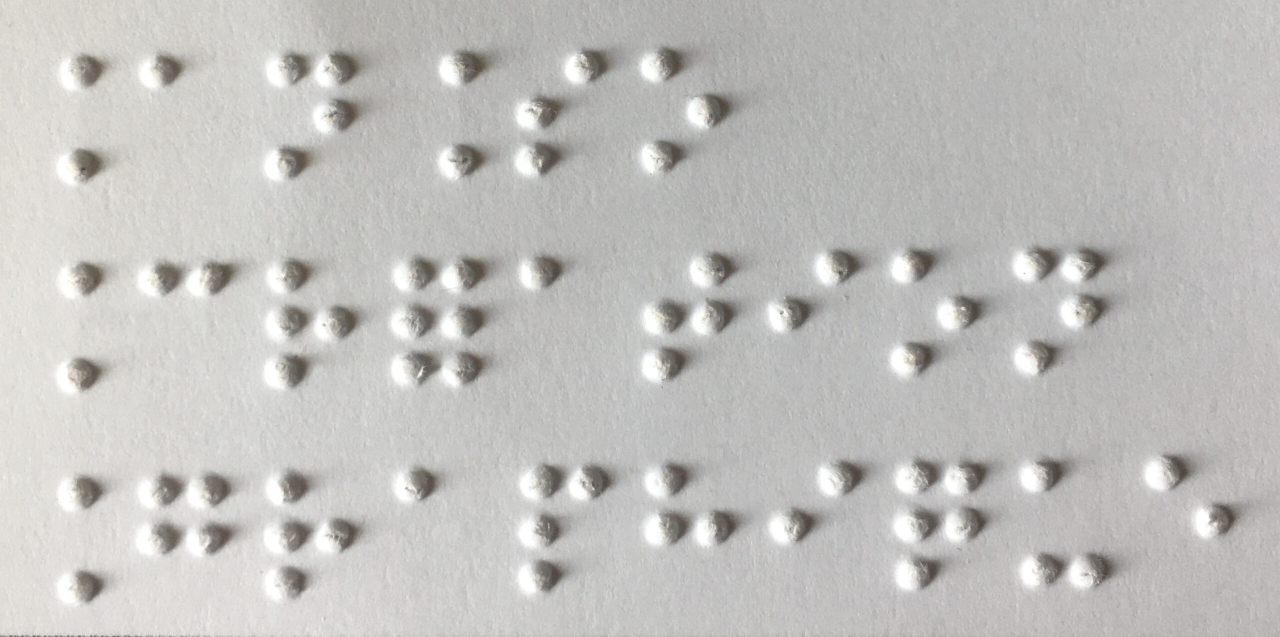
#> input picture braille5.jpg, 2560 x 1273 px (shown at 1/2 size)
$ python detection_braille_numerique.py
#> lines starting #> are read from the running program, lines starting #| are printed output that depends on the picture
import numpy as np
import cv2 as cv

img = cv.imread('braille5.jpg', cv.IMREAD_GRAYSCALE)
#> img: shape (1273, 2560); min 63, max 255, mean 191.5
assert img is not None, "file could not be read, check with os.path. exists()"

# Appliquer un seuil pour la binarisation
# seuil = 200  # Valeur du seuil (0-255)
# _, img = cv.threshold(img, seuil, 255, cv.THRESH_BINARY)

img = cv.medianBlur(img, 5)

# ouverture
kernel = np.ones((11,11),np.uint8)
img = cv.morphologyEx(img, cv.MORPH_ERODE,kernel)
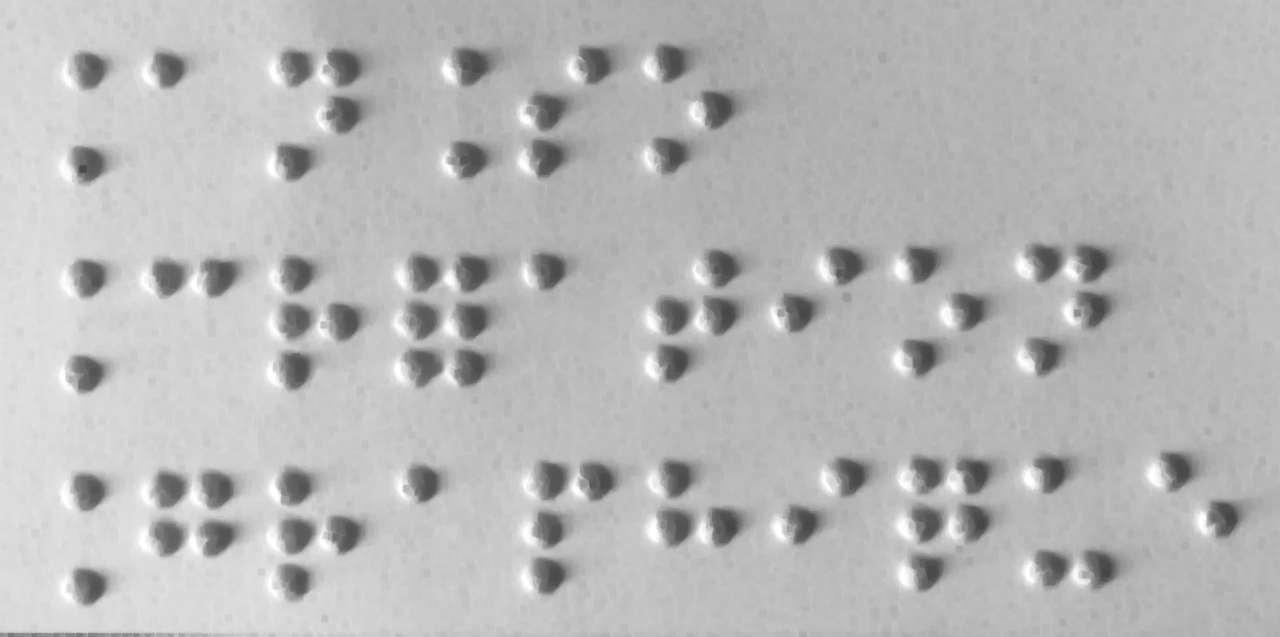
#> img: shape (1273, 2560) (shown at 1/2 size); min 70, max 255, mean 183.6

cimg = cv.cvtColor(img, cv.COLOR_GRAY2BGR)

circles = cv.HoughCircles(img, cv.HOUGH_GRADIENT, 1, 100, param1=60, param2=30, minRadius=0, maxRadius=150)
#> circles = 64 rows, first 8: [2088.5, 620.5, 122.5], [1189.5, 960.5, 35.5], [840.5, 967.5, 36.9], [679.5, 228.5, 35.5], [844.5, 683.5, 78.9], [1922.5, 624.5, 38.7], [1847.5, 948.5, 35.8], [1433.5, 1054.5, 39.4]

if circles is not None:
    circles = np.uint16(np.around(circles))
#> circles = 64 rows, first 8: [2088, 620, 122], [1190, 960, 36], [840, 968, 37], [680, 228, 36], [844, 684, 79], [1922, 624, 39], [1848, 948, 36], [1434, 1054, 39]
    for i in circles[0, :]:
        # draw the outer Circle
        # cv.circle(cimg,(i[0],i[1]),i[2],(0,255,0),2)
        # draw the center of the circle
        cv.circle(cimg,(i[0],i[1]),2,(0,0,255),3)
#> this loop made 64 passes
#> i on passes 1 to 12: [2088, 620, 122], [1190, 960, 36], [840, 968, 37], [680, 228, 36], [844, 684, 79], [1922, 624, 39], [1848, 948, 36], [1434, 1054, 39], [592, 550, 34], [516, 1058, 116], [674, 634, 48], [1682, 532, 43]
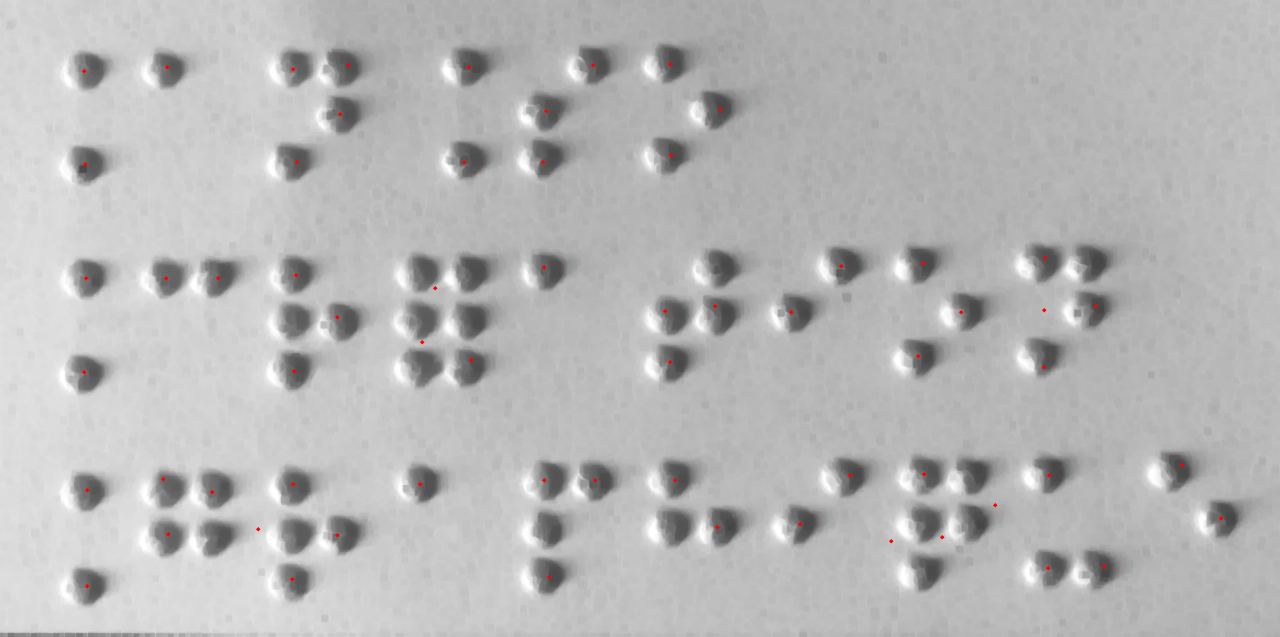
#> cimg: shape (1273, 2560, 3) (shown at 1/2 size); mean B, G, R 183.5, 183.5, 183.7
else:
    print('Aucun cercle trouvé')


cv.namedWindow('detected circles', cv.WINDOW_NORMAL)
cv.resizeWindow('detected circles', 800, 600)
cv.imshow('detected circles',cimg)
cv.waitKey(0)
cv.destroyAllWindows()

$ run again, with braille3.jpg copied over braille5.jpg
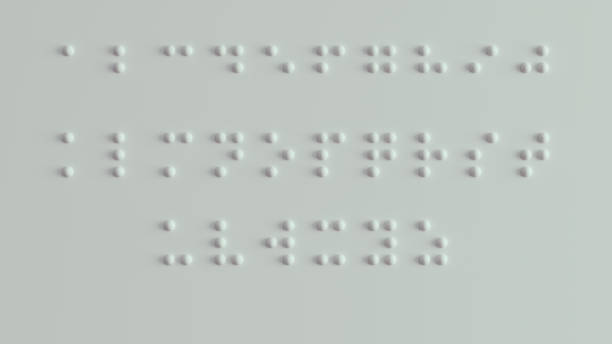
#> input picture braille3.jpg, 612 x 344 px
#> `img = cv.morphologyEx(img, cv.MORPH_ERODE,kernel)`:
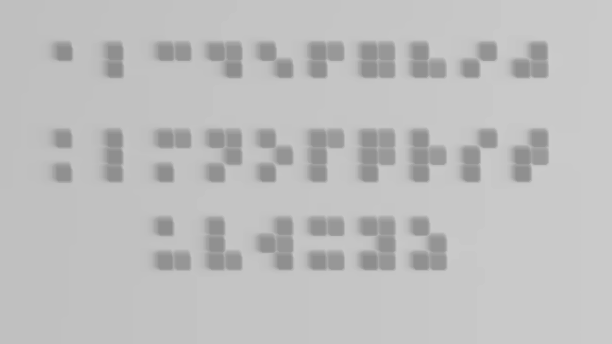
#> img: shape (344, 612); min 141, max 204, mean 189.8
#> `circles = cv.HoughCircles(img, cv.HOUGH_GRADIENT, 1, 100, param1=60, p..`: circles = [[318.5, 120.5, 61.9], [248.5, 228.5, 44.6], [453.5, 158.5, 26.6], [215.5, 67.5, 26.4], [403.5, 49.5, 24.8], [384.5, 243.5, 11.8]]
#> `circles = np.uint16(np.around(circles))`: circles = [[318, 120, 62], [248, 228, 45], [454, 158, 27], [216, 68, 26], [404, 50, 25], [384, 244, 12]]
#> the loop `for i in circles[0, :]:` made 6 passes
#> after the loop `for i in circles[0, :]:`:
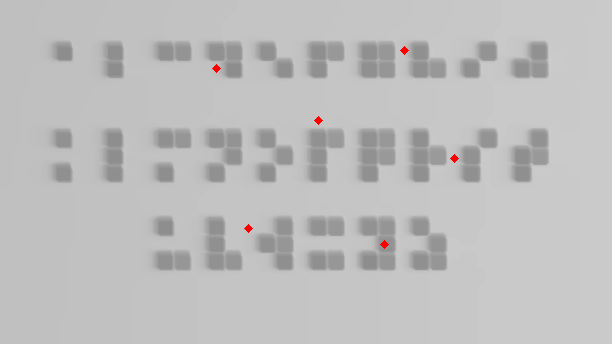
#> cimg: shape (344, 612, 3); mean B, G, R 189.6, 189.6, 189.9

$ run again, with braille1.png saved as braille5.jpg
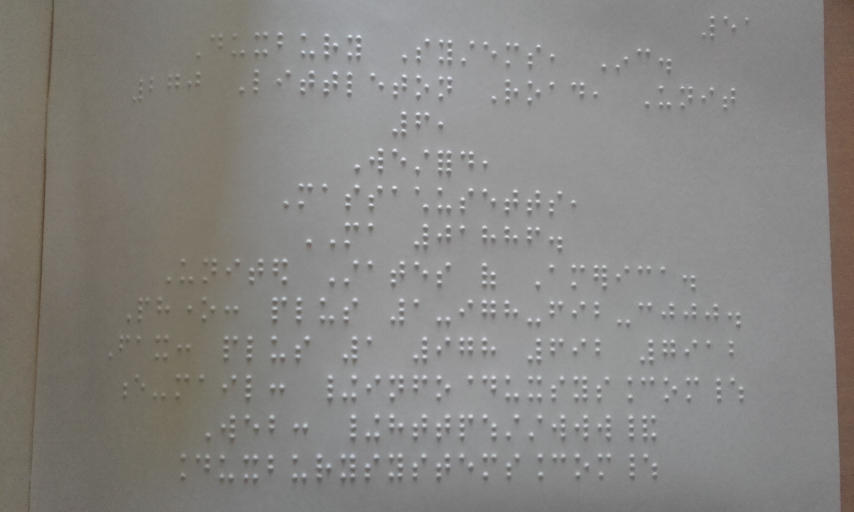
#> input picture braille1.png, 2560 x 1536 px (shown at 1/3 size)
#> `img = cv.morphologyEx(img, cv.MORPH_ERODE,kernel)`:
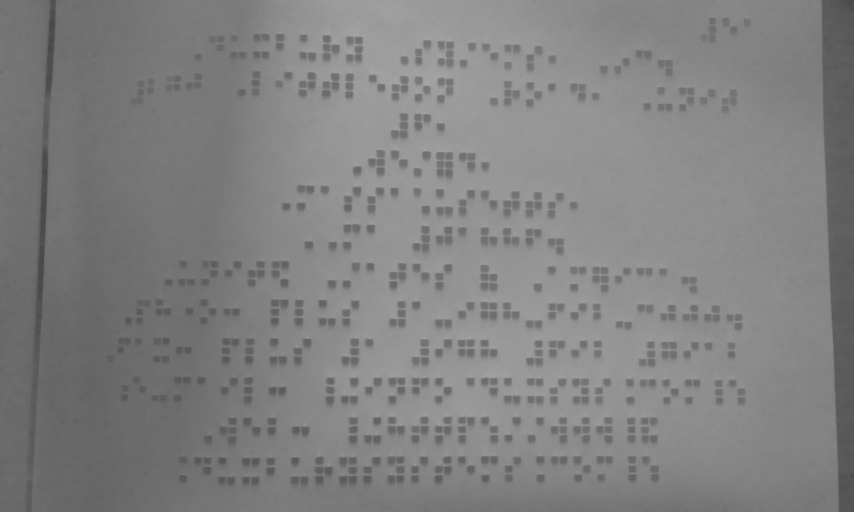
#> img: shape (1536, 2560) (shown at 1/3 size); min 72, max 169, mean 129.2
#> `circles = cv.HoughCircles(img, cv.HOUGH_GRADIENT, 1, 100, param1=60, p..`: circles = 43 rows, first 8: [1204.5, 1025.5, 127.3], [1382.5, 1143.5, 108.6], [1690.5, 1200.5, 83.8], [1659.5, 1079.5, 58.8], [934.5, 229.5, 14.1], [895.5, 935.5, 14.5], [1131.5, 1262.5, 13], [1527.5, 1262.5, 61.8]
#> `circles = np.uint16(np.around(circles))`: circles = 43 rows, first 8: [1204, 1026, 127], [1382, 1144, 109], [1690, 1200, 84], [1660, 1080, 59], [934, 230, 14], [896, 936, 14], [1132, 1262, 13], [1528, 1262, 62]
#> the loop `for i in circles[0, :]:` made 43 passes
#> after the loop `for i in circles[0, :]:`:
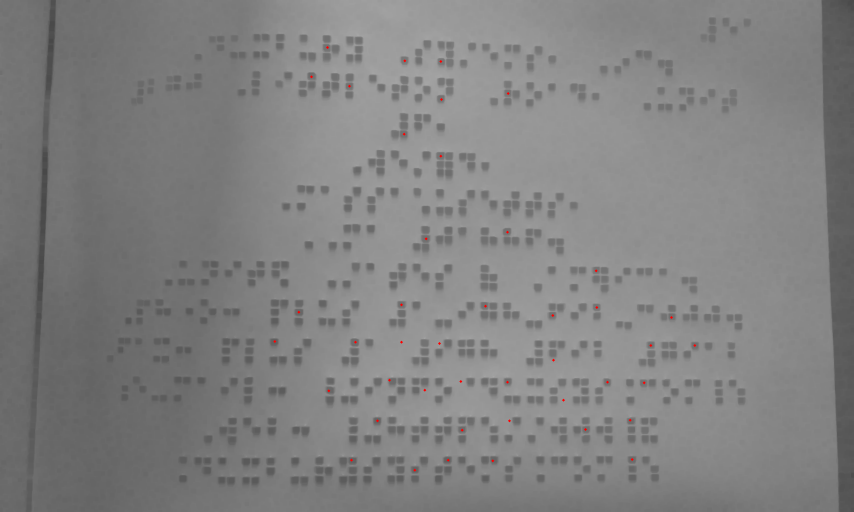
#> cimg: shape (1536, 2560, 3) (shown at 1/3 size); mean B, G, R 129.1, 129.1, 129.2

$ run again, with braille15.png saved as braille5.jpg
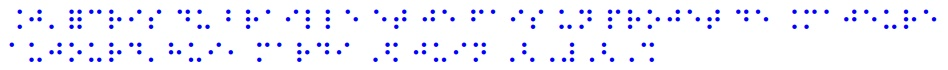
#> input picture braille15.png, 948 x 70 px
#> `img = cv.medianBlur(img, 5)`:
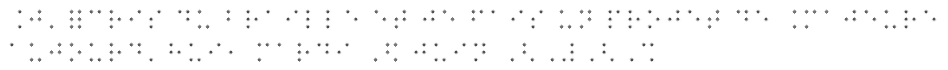
#> img: shape (70, 948); min 69, max 255, mean 251.1
#> `img = cv.morphologyEx(img, cv.MORPH_ERODE,kernel)`:
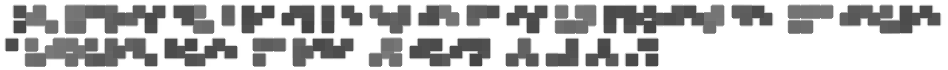
#> img: shape (70, 948); min 69, max 255, mean 190.5
#> `circles = cv.HoughCircles(img, cv.HOUGH_GRADIENT, 1, 100, param1=60, p..`: circles = [[331.5, 22.5, 17.7]]
#> `circles = np.uint16(np.around(circles))`: circles = [[332, 22, 18]]
#> the loop `for i in circles[0, :]:` made 1 pass
